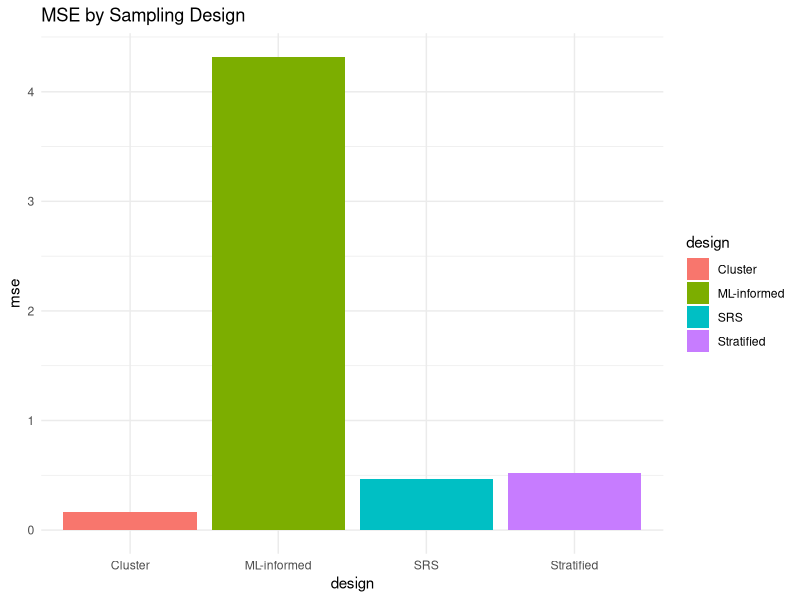

Generate this figure with R:
## ---- chunk 1
set.seed(123)
N <- 10000
population <- data.frame(
  id = 1:N,
  x = rnorm(N, mean=50, sd=10),
  strata = sample(1:4, N, replace=TRUE),
  cluster = sample(1:200, N, replace=TRUE)
)
true_mean <- mean(population$x)
true_mean
## ---- chunk 2
sample_srs <- function(pop, n=200) {
  idx <- sample(pop$id, n)
  pop[idx,]
}
## ---- chunk 3
sample_stratified <- function(pop, n=200) {
  split <- split(pop, pop$strata)
  sizes <- rep(n/length(split), length(split))
  do.call(rbind, Map(function(df, size) df[sample(nrow(df), size),], split, sizes))
}
## ---- chunk 4
sample_cluster <- function(pop, n_clusters=10) {
  clusters <- sample(unique(pop$cluster), n_clusters)
  subset(pop, cluster %in% clusters)
}
## ---- chunk 5
## Assume probability proportional to x
sample_ml <- function(pop, n=200) {
  probs <- pop$x / sum(pop$x)
  idx <- sample(pop$id, n, prob=probs)
  pop[idx,]
}
## ---- chunk 6
simulate_design <- function(sampler, B=500, pop=population) {
  estimates <- replicate(B, {
    samp <- sampler(pop)
    mean(samp$x)
  })
  data.frame(
    mean_est = mean(estimates),
    bias = mean(estimates) - true_mean,
    var = var(estimates),
    mse = mean((estimates - true_mean)^2)
  )
}
## ---- chunk 7
results <- rbind(
  cbind(design="SRS", simulate_design(sample_srs)),
  cbind(design="Stratified", simulate_design(sample_stratified)),
  cbind(design="Cluster", simulate_design(sample_cluster)),
  cbind(design="ML-informed", simulate_design(sample_ml))
)
results
## ---- chunk 8
results$deff <- results$var / results$var[results$design=="SRS"]
results
## ---- chunk 9
library(ggplot2)
ggplot(results, aes(x=design, y=mse, fill=design)) +
  geom_col() +
  theme_minimal() +
  labs(title="MSE by Sampling Design")
